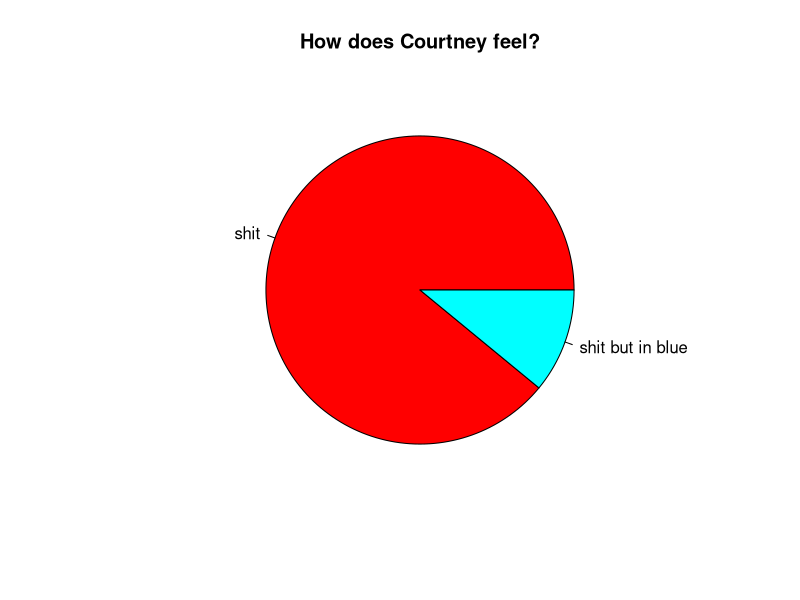

Write the R code that produced this figure.
x <- c(130, 16)
labels <- c("shit", "shit but in blue")
pie(x, labels, main = "How does Courtney feel?", col = rainbow(length(x)))
